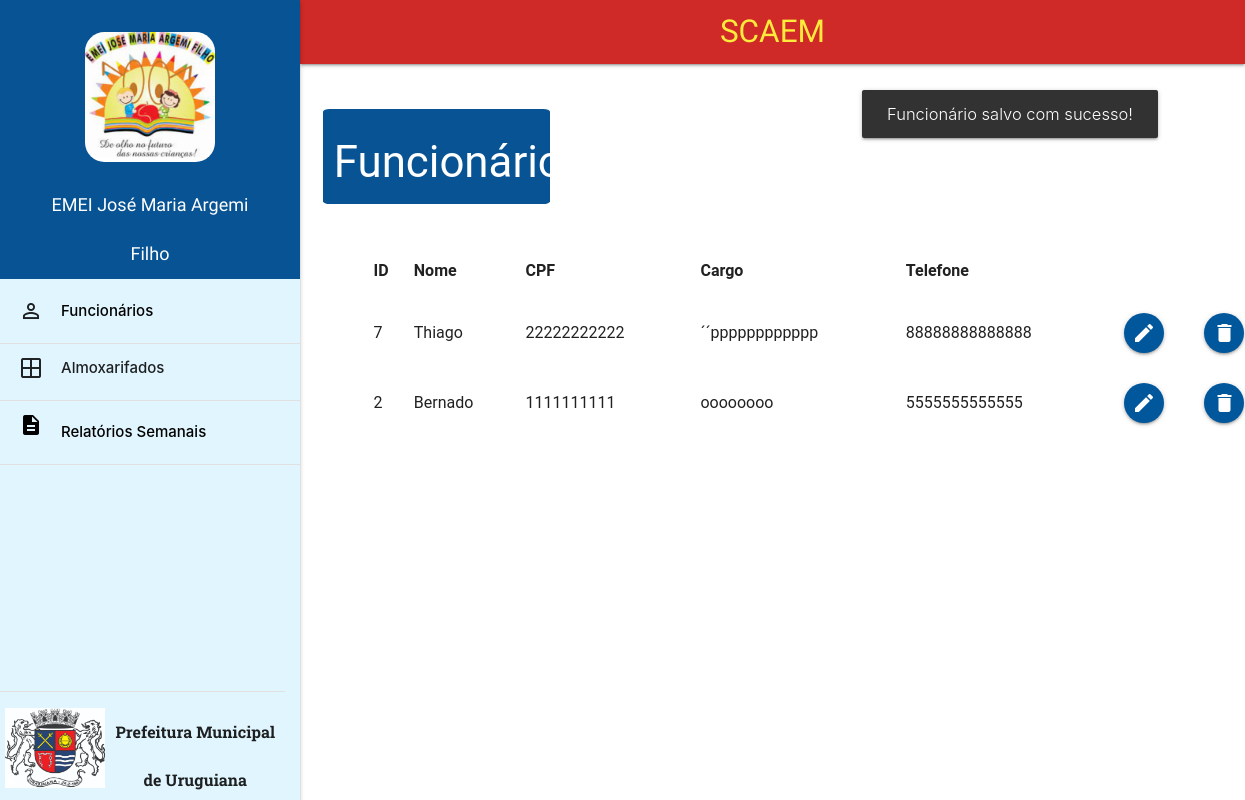
/consultarFun.php?result=true, run on an earlier commit of the app's database.
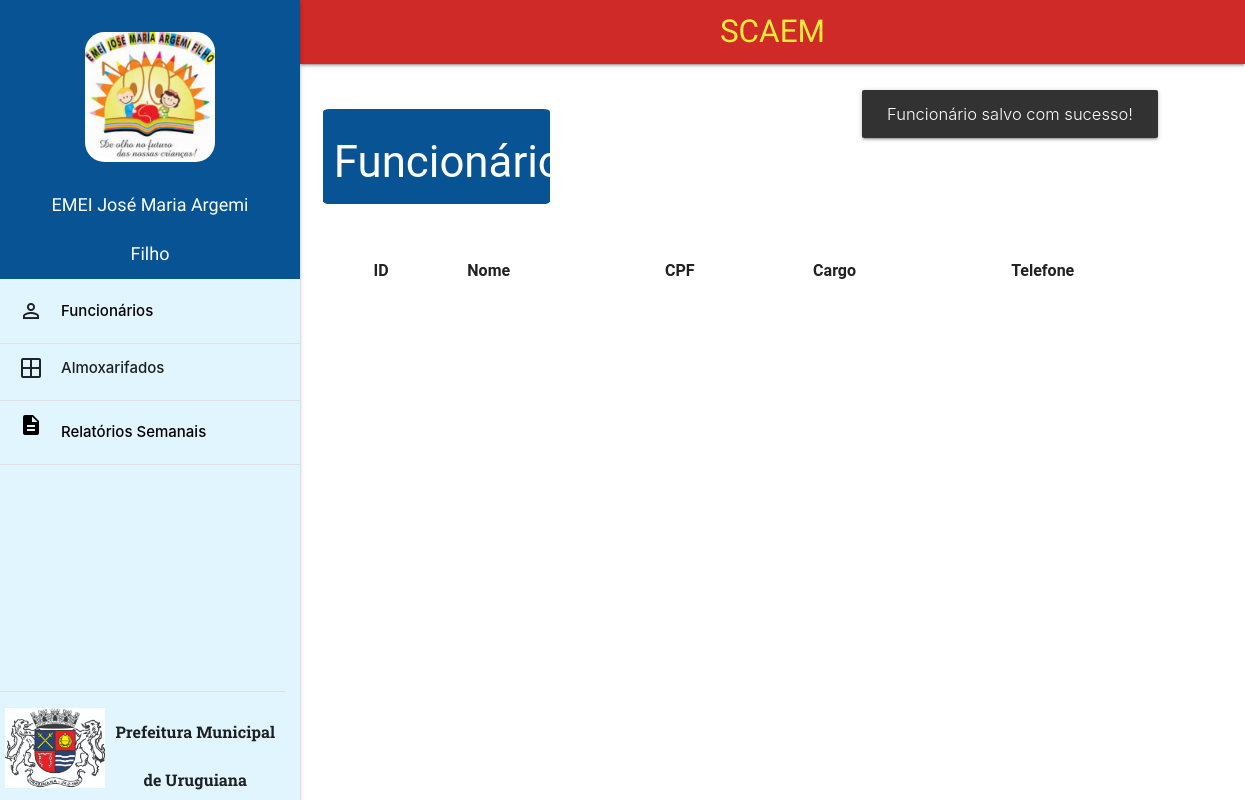
And on a later commit of the database.
### tables this page shows
CREATE TABLE IF NOT EXISTS `funcionario` (
  `idFuncionario` int NOT NULL AUTO_INCREMENT,
  `nome` text NOT NULL,
  `cpf` int NOT NULL,
  `cargo` varchar(30) NOT NULL,
  `telefone` int NOT NULL,
  PRIMARY KEY (`idFuncionario`)
);

### consultarFun.php (the view, shortened to what this page needs)
  <!DOCTYPE html>
    <html lang="PT-br">
  <head>
    <link type="text/css" rel="stylesheet" href="css/materialize.css" media="screen,projection" />
    <link rel="stylesheet" href="css/estilo.css">
    <link rel="stylesheet" href="https://cdnjs.cloudflare.com/ajax/libs/materialize/1.0.0/css/materialize.min.css">
</head>
      <body>
    <?php
    require_once "conecta.php";
      ?>
    <div class="row">
    <main class="container col s9 offset-s3 ">
      <br><br>
    <div class="cont1 borda col s3 offset-s0">
      <h3 class=" center-align white-text"> Funcionários </h3>
    </div>
 <br><br><br><br><br><br>
  <table class="bordered highlight striped responsive-table topicos">
          <thead class="">
            <tr>
                <th>ID</th>
                <th>Nome</th>
                <th>CPF</th>
                <th>Cargo</th>
                <th>Telefone</th>
            </tr>
          </thead>
          <tbody>
  <?php
    $sql = "SELECT idFuncionario,nome,cpf,cargo,telefone FROM funcionario";
    $resultado = mysqli_query($conexao,$sql);
  while($linha = mysqli_fetch_assoc($resultado))
      {
        echo "<tr>";
        $id = $linha['idFuncionario'];
        $nome = $linha['nome'];
        $cpf = $linha['cpf'];
        $cargo = $linha['cargo'];
        $telefone = $linha['telefone'];
        echo "<tr>";
        echo "<td>" . $id. "</td>";
        echo "<td>" . $nome . "</td>";
        echo "<td>" . $cpf . "</td>";
        echo "<td>" . $cargo . "</td>";
        echo "<td>" . $telefone . "</td>";
        echo "<td>  <a href= 'formAtualFun.php?idFuncionario=$id' class='btn-floating waves-effect waves-light light-blue darken-4 '> <i class='material-icons'>mode_edit</i></a> </td>";
        echo "<td> <a href='#modal1' onclick='preencheId($id)' class='btn-floating waves-effect waves-light light-blue darken-4 modal-trigger'> <i class='material-icons'>delete</i></a> </td>";
        echo "</tr>";
      }
      ?>
      </tbody>
      </table>
      <br>
      </main>
    </div>
    <br><br>
      </body>
    </html>

### css/estilo.css (style rules this page uses)
header, main, footer { padding-left: 300px; }

### consultarFun.php (style rules this page uses)
.cont1 { font-family: "Roboto", sans-serif; background-color: rgb(8,83,148); }
.topicos { font-family: "Roboto", sans-serif; font-size: 16px; margin-left: 46px; }
.topo2 { background-color: rgb(8,83,148); }
.borda { border-radius: 3%; }

What changed in the data, as far as the page shows it:
removed funcionario: idFuncionario "7", nome "Thiago", cpf "22222222222", cargo "´´pppppppppppp", telefone "88888888888888"
removed funcionario: idFuncionario "2", nome "Bernado", cpf "1111111111", cargo "oooooooo", telefone "5555555555555"
